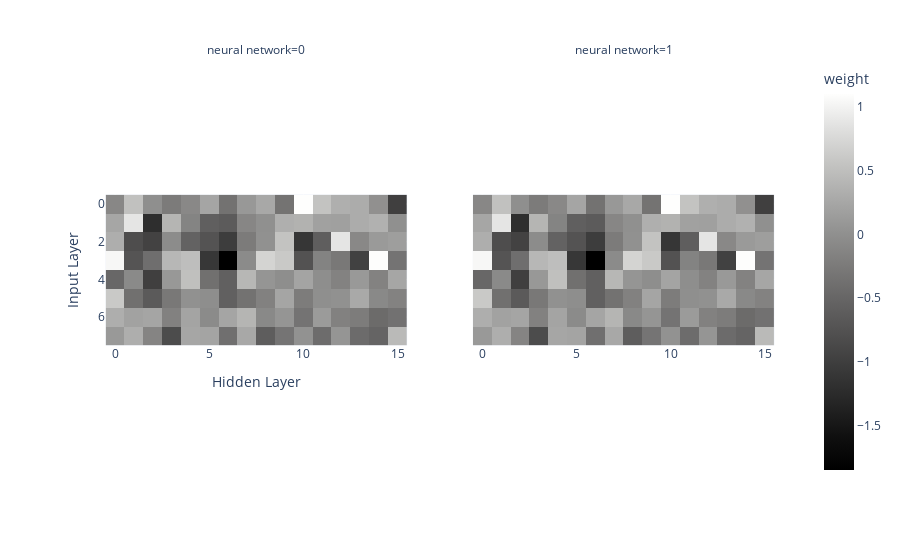

Here is the notebook cell this chart was saved with:
### Code cell
import plotly.express as px
import numpy as np
img = np.arange(100).reshape((10, 10))
fig = px.imshow(np.array([mlp.coefs_[0], mlp.coefs_[0]]), facet_col=0, color_continuous_scale='gray', labels={"color": "weight", "facet_col": "neural network"})
fig.update_layout(xaxis_title="Hidden Layer", yaxis_title="Input Layer")
fig.show()
